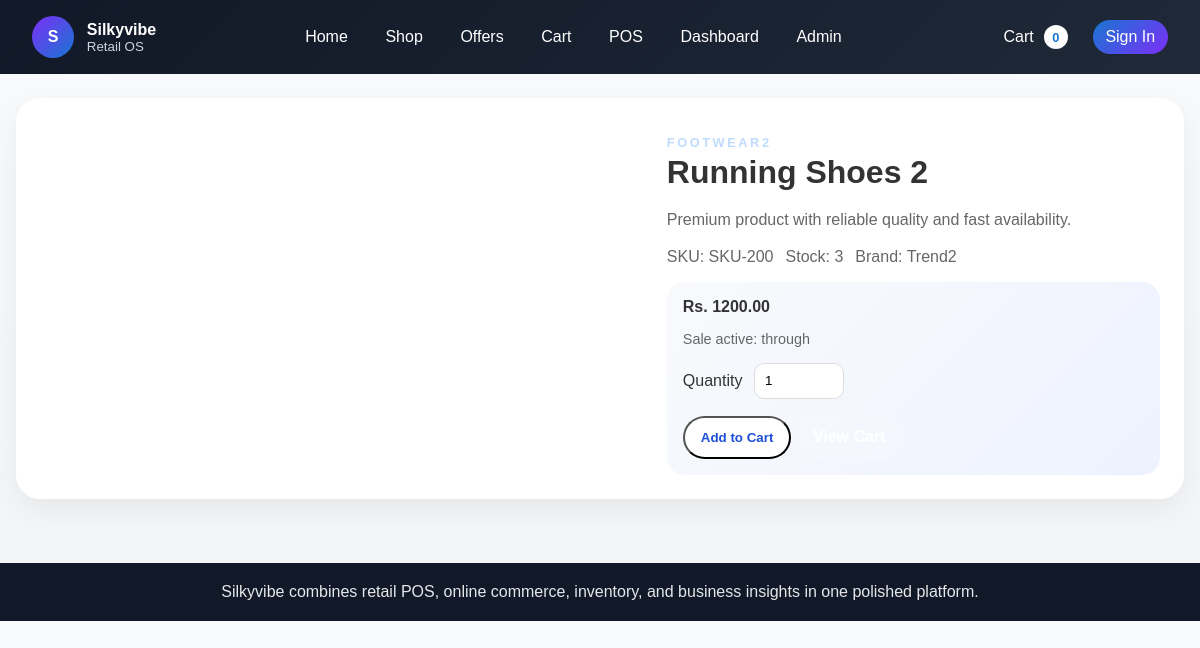
The page /pages/products/9/ on the database its author committed.
### inventory/models.py (models this page shows, shortened)
class Product(models.Model):
    sku = models.CharField(max_length=50, unique=True)
    barcode = models.CharField(max_length=100, unique=True, null=True, blank=True)
    name = models.CharField(max_length=255)
    description = models.TextField(blank=True)
    category = models.ForeignKey(Category, on_delete=models.PROTECT, related_name="products")
    brand = models.ForeignKey(Brand, null=True, blank=True, on_delete=models.SET_NULL, related_name="products")
    size = models.ForeignKey(ProductSize, null=True, blank=True, on_delete=models.SET_NULL, related_name="products")
    color = models.ForeignKey(ProductColor, null=True, blank=True, on_delete=models.SET_NULL, related_name="products")
    image = models.ImageField(upload_to="products/", blank=True, null=True)
    stock_quantity = models.IntegerField(default=0)
    reserved_quantity = models.PositiveIntegerField(default=0)
    damaged_quantity = models.PositiveIntegerField(default=0)
    returned_quantity = models.PositiveIntegerField(default=0)
    min_stock_level = models.PositiveIntegerField(default=5)
    cost_price = models.DecimalField(max_digits=10, decimal_places=2, default=0)
    price = models.DecimalField(max_digits=10, decimal_places=2)
    discount_price = models.DecimalField(max_digits=10, decimal_places=2, null=True, blank=True)
    is_on_sale = models.BooleanField(default=False)
    sale_start_date = models.DateTimeField(null=True, blank=True)
    sale_end_date = models.DateTimeField(null=True, blank=True)
    created_at = models.DateTimeField(auto_now_add=True)
    updated_at = models.DateTimeField(auto_now=True)
    class Meta:
        ordering = ["name"]
        indexes = [
            models.Index(fields=["sku"]),
            models.Index(fields=["is_on_sale", "sale_start_date", "sale_end_date"]),
        ]
    @property
    def final_price(self):
        now = timezone.now()
        if self.is_on_sale and self.discount_price is not None and self.sale_start_date and self.sale_end_date:
            if self.sale_start_date <= now <= self.sale_end_date:
                return self.discount_price
        return self.price
    @property
    def sale_percentage(self):
        if self.final_price < self.price and self.price > 0:
            return int(((self.price - self.final_price) / self.price) * 100)
        return 0

class Category(models.Model):
    name = models.CharField(max_length=255, unique=True)
    slug = models.SlugField(max_length=255, unique=True)
    class Meta:
        verbose_name_plural = "categories"

class Brand(models.Model):
    name = models.CharField(max_length=255, unique=True)
    slug = models.SlugField(max_length=255, unique=True)
    class Meta:
        verbose_name_plural = "brands"

### inventory/views.py (the view)
# urls.py: path("products/<int:pk>/", ProductDetailPageView.as_view(), name="product-detail-page"),
class ProductDetailPageView(DetailView):
    model = Product
    template_name = "product_detail.html"
    context_object_name = "product"

### templates/product_detail.html (shortened to what this page needs)
{% extends "base.html" %}
{% block content %}
    <div class="product-detail-card">
        <div class="product-detail-image">
        </div>
        <div class="product-detail-info">
            <p class="eyebrow">{{ product.category.name }}</p>
            <h1>{{ product.name }}</h1>
            <p class="product-description">{{ product.description|default:"Premium product with reliable quality and fast availability." }}</p>
            <div class="detail-meta-row">
                <span>SKU: {{ product.sku }}</span>
                <span>Stock: {{ product.stock_quantity }}</span>
                <span>Brand: {{ product.brand.name|default:"General" }}</span>
            </div>
            <div class="pricing-box">
                <div class="price-row">
                    <span class="price">Rs. {{ product.final_price }}</span>
                </div>
                <p class="small-meta">Sale active: {{ product.sale_start_date|date:"M d, Y" }} through {{ product.sale_end_date|date:"M d, Y" }}</p>
                <div class="quantity-row">
                    <label for="product_qty">Quantity</label>
                    <input id="product_qty" type="number" min="1" value="1" />
                </div>
                <button class="add-to-cart-btn btn btn-primary"
                    data-product-id="{{ product.id }}"
                    data-sku="{{ product.sku }}"
                    data-name="{{ product.name }}"
                    data-price="{{ product.final_price }}"
                >Add to Cart</button>
                <a class="btn btn-secondary" href="{% url 'cart-page' %}">View Cart</a>
            </div>
        </div>
    </div>
{% endblock %}

### static/css/styles.css (style rules this page uses)
:root { --bg: #f5f5f5; --surface: #fff; --surface-muted: rgba(255,255,255,.85); --text: #333; --text-muted: #666; --primary: #1976d2; --accent: #7b2ff7; --accent-alt: #00c6ff; --border: #ddd; --header: #222; }
* { box-sizing: border-box; }
body { font-family: Arial, sans-serif; margin: 0; padding: 0; background: linear-gradient(180deg, #f8fafc 0%, #f3f4f6 100%); color: var(--text); }
.price { font-weight: 700; }
.small-meta { color: var(--text-muted); font-size: .9rem; margin-bottom: .75rem; }
.eyebrow { text-transform: uppercase; letter-spacing: .2em; font-size: .8rem; font-weight: 700; margin-bottom: .25rem; color: #bfdbfe; }
.btn { display: inline-block; padding: .75rem 1rem; border-radius: 999px; text-decoration: none; font-weight: 700; transition: transform .2s ease, box-shadow .2s ease; }
.btn-primary { background: #fff; color: #1d4ed8; }
.btn-secondary { background: rgba(255,255,255,.12); color: #fff; border: 1px solid rgba(255,255,255,.2); }
.product-detail-card { display: grid; grid-template-columns: 1.1fr .9fr; gap: 1.5rem; background: var(--surface); padding: 1.5rem; border-radius: 24px; box-shadow: 0 10px 30px rgba(0,0,0,.06); }
.product-detail-info h1 { margin: .25rem 0 .75rem; }
.product-description { color: var(--text-muted); line-height: 1.6; }
.detail-meta-row { display: flex; flex-wrap: wrap; gap: .75rem; margin: 1rem 0; color: var(--text-muted); }
.pricing-box { background: linear-gradient(135deg, #f8fafc, #eef2ff); border-radius: 18px; padding: 1rem; }
.price-row { display: flex; align-items: center; flex-wrap: wrap; gap: .75rem; margin-bottom: .5rem; }
.quantity-row { display: flex; align-items: center; gap: .75rem; margin: 1rem 0; }
.quantity-row input { width: 90px; padding: .6rem; border-radius: 10px; border: 1px solid var(--border); }

### rows shown on the page
Product: category.name "FOOTWEAR2", name "Running Shoes 2", description "Premium product with reliable quality and fast availability.", sku "SKU-200", stock_quantity "3", brand.name "Trend2", final_price "1200.00"
